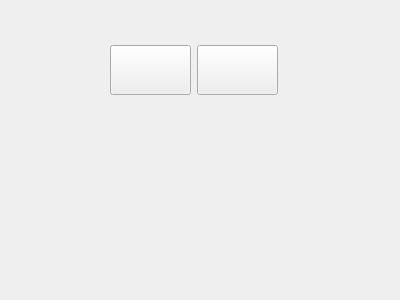
<?xml version="1.0" encoding="UTF-8"?>
<ui version="4.0">
 <class>file1</class>
 <widget class="QWidget" name="file1">
  <property name="geometry">
   <rect>
    <x>0</x>
    <y>0</y>
    <width>400</width>
    <height>300</height>
   </rect>
  </property>
  <property name="windowTitle">
   <string>Form</string>
  </property>
  <widget class="QWidget" name="">
   <property name="geometry">
    <rect>
     <x>110</x>
     <y>30</y>
     <width>168</width>
     <height>81</height>
    </rect>
   </property>
   <layout class="QHBoxLayout" name="horizontalLayout">
    <item>
     <widget class="QPushButton" name="pushButton">
      <property name="minimumSize">
       <size>
        <width>50</width>
        <height>50</height>
       </size>
      </property>
      <property name="text">
       <string/>
      </property>
      <property name="iconSize">
       <size>
        <width>70</width>
        <height>70</height>
       </size>
      </property>
     </widget>
    </item>
    <item>
     <widget class="QPushButton" name="pushButton_2">
      <property name="minimumSize">
       <size>
        <width>50</width>
        <height>50</height>
       </size>
      </property>
      <property name="text">
       <string/>
      </property>
      <property name="iconSize">
       <size>
        <width>70</width>
        <height>70</height>
       </size>
      </property>
     </widget>
    </item>
   </layout>
  </widget>
 </widget>
 <resources/>
 <connections/>
</ui>
